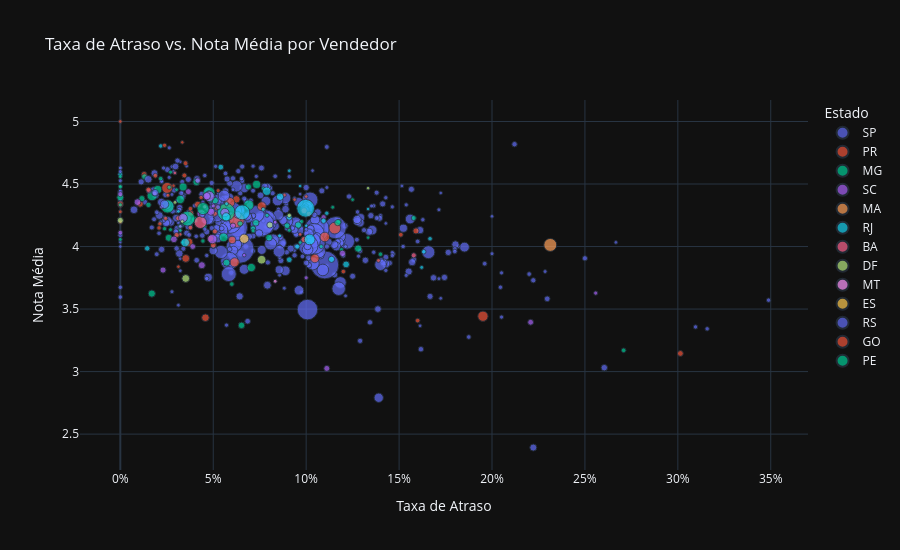

The notebook cell this image was saved under:
### Markdown cell above
## 6. Correlação: Taxa de Atraso vs. Nota Média

Vendedores com altas taxas de atraso tendem a ter notas piores?

### Code cell
fig = px.scatter(
    sellers_vol,
    x="delay_rate",
    y="avg_review",
    size="total_orders",
    color="seller_state",
    hover_data=["seller_id", "total_orders", "total_revenue"],
    labels={
        "delay_rate": "Taxa de Atraso",
        "avg_review": "Nota Média",
        "total_orders": "Total de Pedidos",
        "seller_state": "Estado",
    },
    title="Taxa de Atraso vs. Nota Média por Vendedor",
    template="plotly_dark",
    height=550,
)
fig.update_layout(xaxis_tickformat=".0%")
fig.show()

### Figure 1 — Plotly figure (JSON) as saved in the notebook; plotly's stock layout.template omitted (floating-point values rounded to 4 significant figures; data arrays with more than 128 entries replaced by an {"elided": "..."} marker saying what was removed)
{"data": [{"customdata": {"elided": "412x3 mixed values"}, "hovertemplate": "Estado=SP<br>Taxa de Atraso=%{x}<br>Nota Média=%{y}<br>Total de Pedidos=%{customdata[1]}<br>seller_id=%{customdata[0]}<br>total_revenue=%{customdata[2]}<extra></extra>", "legendgroup": "SP", "marker": {"color": "#636efa", "size": {"elided": "412 int values"}, "sizemode": "area", "sizeref": 4.635, "symbol": "circle"}, "mode": "markers", "name": "SP", "orientation": "v", "showlegend": true, "type": "scatter", "x": {"elided": "412 float values"}, "xaxis": "x", "y": {"elided": "412 float values"}, "yaxis": "y"}, {"customdata": {"elided": "58x3 mixed values"}, "hovertemplate": "Estado=PR<br>Taxa de Atraso=%{x}<br>Nota Média=%{y}<br>Total de Pedidos=%{customdata[1]}<br>seller_id=%{customdata[0]}<br>total_revenue=%{customdata[2]}<extra></extra>", "legendgroup": "PR", "marker": {"color": "#EF553B", "size": [78, 248, 51, 88, 54, 38, 50, 320, 216, 174, 70, 30, 91, 92, 32, 32, 36, 187, 533, 129, 199, 136, 238, 73, 78, 60, 61, 87, 103, 136, 46, 98, 79, 55, 164, 142, 58, 30, 31, 32, 64, 68, 35, 39, 278, 43, 47, 48, 54, 79, 97, 34, 31, 92, 36, 44, 33, 46], "sizemode": "area", "sizeref": 4.635, "symbol": "circle"}, "mode": "markers", "name": "PR", "orientation": "v", "showlegend": true, "type": "scatter", "x": [0.3014, 0.1951, 0.16, 0.1591, 0.1509, 0.1389, 0.12, 0.1154, 0.11, 0.1047, 0.1014, 0.1, 0.0989, 0.0989, 0.09677, 0.09375, 0.08824, 0.07609, 0.06262, 0.0625, 0.06154, 0.06015, 0.05882, 0.05556, 0.05195, 0.05085, 0.05085, 0.05, 0.04854, 0.0458, 0.04348, 0.04167, 0.03797, 0.03774, 0.03681, 0.03521, 0.03448, 0.03333, 0.03226, 0.03125, 0.03125, 0.0303, 0.02857, 0.02564, 0.02518, 0.02439, 0.02128, 0.02083, 0.01887, 0.01282, 0.01064, 0.0, 0.0, 0.0, 0.0, 0.0, 0.0, 0.0], "xaxis": "x", "y": [3.145, 3.443, 3.408, 4.125, 4.094, 3.889, 3.8, 4.147, 4.077, 3.905, 4.261, 4.4, 4.287, 4.056, 4.097, 4.375, 4.412, 4.322, 4.213, 4.378, 3.874, 4.053, 4.352, 4.314, 4.312, 4.263, 4.121, 4.013, 4.064, 3.431, 4.391, 4.337, 4.266, 4.151, 4.034, 3.905, 4.569, 4.833, 4.097, 3.839, 4.227, 4.091, 4.486, 4.41, 4.469, 4.225, 4.181, 4.149, 4.566, 4.577, 4.34, 4.324, 4.484, 4.341, 4.278, 4.409, 5.0, 4.196], "yaxis": "y"}, {"customdata": {"elided": "67x3 mixed values"}, "hovertemplate": "Estado=MG<br>Taxa de Atraso=%{x}<br>Nota Média=%{y}<br>Total de Pedidos=%{customdata[1]}<br>seller_id=%{customdata[0]}<br>total_revenue=%{customdata[2]}<extra></extra>", "legendgroup": "MG", "marker": {"color": "#00cc96", "size": [52, 60, 50, 30, 125, 32, 43, 51, 94, 35, 39, 42, 33, 98, 35, 78, 106, 40, 39, 151, 98, 62, 42, 158, 247, 89, 99, 62, 52, 108, 718, 182, 99, 64, 338, 43, 44, 46, 45, 124, 101, 509, 149, 33, 62, 31, 164, 33, 37, 38, 41, 116, 406, 44, 49, 149, 237, 121, 68, 77, 87, 40, 31, 44, 114, 36, 40], "sizemode": "area", "sizeref": 4.635, "symbol": "circle"}, "mode": "markers", "name": "MG", "orientation": "v", "showlegend": true, "type": "scatter", "x": [0.2708, 0.1579, 0.14, 0.1333, 0.128, 0.125, 0.119, 0.1176, 0.117, 0.1143, 0.1081, 0.09756, 0.09677, 0.09574, 0.09091, 0.08974, 0.08, 0.07895, 0.07692, 0.07333, 0.07292, 0.07143, 0.07143, 0.07051, 0.06911, 0.06897, 0.06522, 0.06452, 0.06, 0.05714, 0.05698, 0.05556, 0.05102, 0.04839, 0.04776, 0.04762, 0.04545, 0.04444, 0.04444, 0.04098, 0.04, 0.03607, 0.03378, 0.03333, 0.03226, 0.03226, 0.03226, 0.0303, 0.02703, 0.02703, 0.02632, 0.02609, 0.02538, 0.02381, 0.02174, 0.02013, 0.01709, 0.01695, 0.01515, 0.01299, 0.01163, 0.0, 0.0, 0.0, 0.0, 0.0, 0.0], "xaxis": "x", "y": [3.17, 4.228, 3.939, 4.071, 3.984, 4.375, 3.976, 4.2, 4.191, 4.314, 4.0, 4.2, 4.032, 4.172, 4.129, 4.167, 4.071, 4.25, 4.462, 4.497, 4.189, 4.145, 4.125, 3.832, 4.332, 4.477, 3.37, 4.183, 3.7, 3.871, 4.276, 4.073, 4.367, 4.371, 4.43, 4.429, 4.159, 4.273, 4.044, 4.516, 4.214, 4.224, 4.476, 4.033, 4.161, 4.129, 4.377, 4.455, 4.595, 4.135, 4.474, 4.07, 4.321, 4.143, 4.543, 4.456, 4.407, 3.624, 4.333, 4.558, 4.384, 4.564, 4.484, 4.477, 4.393, 4.057, 4.333], "yaxis": "y"}, {"customdata": [["ef990a83bbea832f36ebe81376335aa8", 43, 4643.0], ["712e6ed8aa4aa1fa65dab41fed5737e4", 79, 39820.0], ["04308b1ee57b6625f47df1d56f00eedf", 94, 60130.0], ["972d0f9cf61b499a4812cf0bfa3ad3c4", 83, 8089.0], ["ce248b21cb2adc36282ede306b7660e5", 65, 15230.0], ["1ce3ae5a399804d1a87e706f8a813c3e", 40, 2563.0], ["32b8764b4ef628b53608fc34011fcc13", 36, 8884.0], ["2a6fbeaa7ab9e5d59a35841a8da71ce4", 30, 1633.0], ["1b4c3a6f53068f0b6944d2d005c9fc89", 113, 14760.0], ["8cbac7e12637ed9cffa18c7875207478", 67, 2991.0], ["1a3df491d1c4f1589fc2b934ada68bf2", 167, 23300.0], ["83deb69e889cf80f82be1dc6d5f2d486", 40, 5363.0], ["7178f9f4dd81dcef02f62acdf8151e01", 203, 37070.0], ["7008613ea464bad5cb9b83456e1e6a8f", 127, 7777.0], ["a3a38f4affed601eb87a97788c949667", 254, 26530.0], ["aafe36600ce604f205b86b5084d3d767", 129, 9251.0], ["c33847515fa6305ce6feb1e818569f13", 114, 15520.0], ["669ae81880e08f269a64487cfb287169", 162, 13250.0], ["9de4643a8dbde634fe55621059d92273", 72, 17560.0], ["dfa0c4c6229ab200a4a1336b4d7128ff", 77, 4777.0], ["eeb6de78f79159600292e314a77cbd18", 83, 43740.0], ["86ccac0b835037332a596a33b6949ee1", 180, 16620.0], ["4917cee8d902e13428c3ec4b1ca6f315", 33, 5422.0], ["aaed1309374718fdd995ee4c58c9dfcd", 105, 9377.0], ["609e1a9a6c2539919b8205cf7c4e6ff0", 87, 6595.0], ["b8bc237ba3788b23da09c0f1f3a3288c", 45, 13690.0], ["8ae520247981aa06bc94abddf5f46d34", 65, 16320.0], ["8c16d1f32a54d92897cc437244442e1b", 108, 5643.0], ["57e632711dec9ec14ca7546769483e7e", 62, 6350.0], ["fa1a9dec3a9940c072684a46728bf1fc", 55, 6674.0]], "hovertemplate": "Estado=SC<br>Taxa de Atraso=%{x}<br>Nota Média=%{y}<br>Total de Pedidos=%{customdata[1]}<br>seller_id=%{customdata[0]}<br>total_revenue=%{customdata[2]}<extra></extra>", "legendgroup": "SC", "marker": {"color": "#ab63fa", "size": [43, 79, 94, 83, 65, 40, 36, 30, 113, 67, 167, 40, 203, 127, 254, 129, 114, 162, 72, 77, 83, 180, 33, 105, 87, 45, 65, 108, 62, 55], "sizemode": "area", "sizeref": 4.635, "symbol": "circle"}, "mode": "markers", "name": "SC", "orientation": "v", "showlegend": true, "type": "scatter", "x": [0.2558, 0.2208, 0.1196, 0.1111, 0.1094, 0.1, 0.08333, 0.06667, 0.06306, 0.06061, 0.05625, 0.05, 0.0495, 0.04878, 0.04781, 0.04651, 0.04386, 0.04348, 0.04167, 0.03896, 0.03659, 0.03371, 0.03226, 0.02885, 0.02299, 0.02222, 0.01538, 0.009259, 0.0, 0.0], "xaxis": "x", "y": [3.628, 3.395, 3.946, 3.025, 4.234, 3.75, 4.194, 3.931, 4.255, 4.167, 4.272, 4.325, 4.06, 4.279, 4.402, 4.403, 3.851, 4.263, 4.528, 4.0, 4.439, 4.229, 4.161, 4.058, 3.812, 4.318, 4.446, 4.355, 4.419, 4.111], "yaxis": "y"}, {"customdata": [["06a2c3af7b3aee5d69171b0e14f0ee87", 392, 36410.0]], "hovertemplate": "Estado=MA<br>Taxa de Atraso=%{x}<br>Nota Média=%{y}<br>Total de Pedidos=%{customdata[1]}<br>seller_id=%{customdata[0]}<br>total_revenue=%{customdata[2]}<extra></extra>", "legendgroup": "MA", "marker": {"color": "#FFA15A", "size": [392], "sizemode": "area", "sizeref": 4.635, "symbol": "circle"}, "mode": "markers", "name": "MA", "orientation": "v", "showlegend": true, "type": "scatter", "x": [0.2314], "xaxis": "x", "y": [4.013], "yaxis": "y"}, {"customdata": [["8b9d6eec4a7eb7d0f9d579ce0b38324d", 49, 4233.0], ["abe42c5d03695b4257b5c6cbf4e6784e", 50, 17160.0], ["3c03b12bab54d8b37d79d914bfdb1aa0", 37, 4236.0], ["b74d1c09cb380e1d03a6f859c6f4224b", 31, 2222.0], ["b1fc4f64df5a0e8b6913ab38803c57a9", 107, 7995.0], ["f84a00e60c73a49e7e851c9bdca3a5bb", 90, 5950.0], ["382229d1e840115ffe3dbf5ff460e417", 46, 4097.0], ["056b4ada5bbc2c50cc7842547dda6b51", 65, 12330.0], ["634964b17796e64304cadf1ad3050fb7", 268, 39470.0], ["2bf6a2c1e71bbd29a4ad64e6d3c3629f", 30, 50630.0], ["620c87c171fb2a6dd6e8bb4dec959fc6", 740, 114800.0], ["cd6efc47efaabf134f8bdb654e10b4f1", 31, 4159.0], ["8e8a7ce9f2f970dc00e2acf6f6e199f6", 65, 9101.0], ["70c27847eca8195c983ed7e798c56743", 77, 12080.0], ["1caf283236cd69af44cbc09a0a1e7d32", 33, 917.6], ["d05ae8f7a5bd1d2a690a44cd079e4e27", 78, 13440.0], ["ef0ace09169ac090589d85746e3e036f", 129, 16220.0], ["6b3bd31ad8fcda4b2635ec9f3ff2ecdf", 36, 4199.0], ["edb1ef5e36e0c8cd84eb3c9b003e486d", 166, 79280.0], ["b94cc9f10ddc85e4ba73a6f7974e7101", 39, 25350.0], ["46dc3b2cc0980fb8ec44634e21d2718e", 521, 128100.0], ["240b9776d844d37535668549a396af32", 36, 13590.0], ["537eb890efff034a88679788b647c564", 160, 4680.0], ["516e7738bd8f735ac19a010ee5450d8d", 76, 6643.0], ["95e03ca3d4146e4011985981aeb959b9", 175, 11010.0], ["fad44952713764836814be105382aee5", 32, 5129.0], ["83e197e95a1bbabc8c75e883ed016c47", 47, 6694.0], ["822166ed1e47908f7cfb49946d03c726", 69, 3715.0], ["e882b2a25a10b9c057cc49695f222c19", 57, 51060.0]], "hovertemplate": "Estado=RJ<br>Taxa de Atraso=%{x}<br>Nota Média=%{y}<br>Total de Pedidos=%{customdata[1]}<br>seller_id=%{customdata[0]}<br>total_revenue=%{customdata[2]}<extra></extra>", "legendgroup": "RJ", "marker": {"color": "#19d3f3", "size": [49, 50, 37, 31, 107, 90, 46, 65, 268, 30, 740, 31, 65, 77, 33, 78, 129, 36, 166, 39, 521, 36, 160, 76, 175, 32, 47, 69, 57], "sizemode": "area", "sizeref": 4.635, "symbol": "circle"}, "mode": "markers", "name": "RJ", "orientation": "v", "showlegend": true, "type": "scatter", "x": [0.1667, 0.1633, 0.1622, 0.1333, 0.1215, 0.1136, 0.1111, 0.1094, 0.1019, 0.1, 0.09972, 0.09677, 0.09524, 0.09091, 0.09091, 0.09091, 0.08594, 0.08571, 0.07879, 0.07692, 0.06561, 0.05714, 0.05696, 0.05405, 0.03488, 0.03125, 0.02174, 0.01449, 0.0], "xaxis": "x", "y": [4.062, 3.958, 3.833, 4.3, 3.857, 3.898, 4.267, 4.206, 4.057, 4.167, 4.306, 4.484, 4.0, 4.234, 4.606, 3.895, 4.398, 4.086, 4.442, 4.297, 4.274, 4.343, 4.237, 4.635, 4.032, 4.281, 4.804, 3.985, 4.579], "yaxis": "y"}, {"customdata": [["75d34ebb1bd0bd7dde40dd507b8169c3", 62, 15050.0], ["53243585a1d6dc2643021fd1853d8905", 358, 222800.0], ["a3dd39f583bc80bd8c5901c95878921e", 34, 4608.0]], "hovertemplate": "Estado=BA<br>Taxa de Atraso=%{x}<br>Nota Média=%{y}<br>Total de Pedidos=%{customdata[1]}<br>seller_id=%{customdata[0]}<br>total_revenue=%{customdata[2]}<extra></extra>", "legendgroup": "BA", "marker": {"color": "#FF6692", "size": [62, 358, 34], "sizemode": "area", "sizeref": 4.635, "symbol": "circle"}, "mode": "markers", "name": "BA", "orientation": "v", "showlegend": true, "type": "scatter", "x": [0.1579, 0.0431, 0.02941], "xaxis": "x", "y": [3.93, 4.194, 4.588], "yaxis": "y"}, {"customdata": [["e38db885400cd35c71dfd162f2c1dbcf", 30, 2067.0], ["432c37c9dfba871172ec162e20118b8c", 46, 2969.0], ["bd0389da23d89b726abf911cccc54596", 87, 7472.0], ["5656537e588803a555b8eb41f07a944b", 174, 8066.0], ["44073f8b7e41514de3b7815dd0237f4f", 144, 18730.0], ["3c487ae8f8d7542beff5788e2e0aea83", 30, 9386.0], ["42bde9fef835393bb8a8849cb6b7f245", 35, 7703.0], ["f3b80352b986ab4d1057a4b724be19d0", 87, 10510.0]], "hovertemplate": "Estado=DF<br>Taxa de Atraso=%{x}<br>Nota Média=%{y}<br>Total de Pedidos=%{customdata[1]}<br>seller_id=%{customdata[0]}<br>total_revenue=%{customdata[2]}<extra></extra>", "legendgroup": "DF", "marker": {"color": "#B6E880", "size": [30, 46, 87, 174, 144, 30, 35, 87], "sizemode": "area", "sizeref": 4.635, "symbol": "circle"}, "mode": "markers", "name": "DF", "orientation": "v", "showlegend": true, "type": "scatter", "x": [0.1333, 0.09091, 0.08046, 0.07602, 0.03521, 0.03333, 0.02941, 0.0], "xaxis": "x", "y": [4.467, 4.25, 4.172, 3.895, 3.745, 4.2, 4.353, 4.209], "yaxis": "y"}, {"customdata": [["99002261c568a84cce14d43fcffb43ea", 36, 4088.0], ["abcd2cb37d46c2c8fb1bf071c859fc5b", 45, 4880.0], ["2dee2ce60de9709b1a24083217181a1f", 54, 7784.0]], "hovertemplate": "Estado=MT<br>Taxa de Atraso=%{x}<br>Nota Média=%{y}<br>Total de Pedidos=%{customdata[1]}<br>seller_id=%{customdata[0]}<br>total_revenue=%{customdata[2]}<extra></extra>", "legendgroup": "MT", "marker": {"color": "#FF97FF", "size": [36, 45, 54], "sizemode": "area", "sizeref": 4.635, "symbol": "circle"}, "mode": "markers", "name": "MT", "orientation": "v", "showlegend": true, "type": "scatter", "x": [0.08333, 0.04545, 0.01852], "xaxis": "x", "y": [3.722, 4.318, 4.426], "yaxis": "y"}, {"customdata": [["001cca7ae9ae17fb1caed9dfb1094831", 200, 25080.0]], "hovertemplate": "Estado=ES<br>Taxa de Atraso=%{x}<br>Nota Média=%{y}<br>Total de Pedidos=%{customdata[1]}<br>seller_id=%{customdata[0]}<br>total_revenue=%{customdata[2]}<extra></extra>", "legendgroup": "ES", "marker": {"color": "#FECB52", "size": [200], "sizemode": "area", "sizeref": 4.635, "symbol": "circle"}, "mode": "markers", "name": "ES", "orientation": "v", "showlegend": true, "type": "scatter", "x": [0.06667], "xaxis": "x", "y": [4.062], "yaxis": "y"}, {"customdata": [["87142160b41353c4e5fca2360caf6f92", 305, 31100.0], ["dc317f341ab0e22f39acbd9dbf9b4a1f", 55, 18990.0], ["05ff92fedb5be47920fea08e501238b9", 59, 21990.0], ["b32be1695eb7ec5f10f72d9610a12527", 45, 26870.0], ["94144541854e298c2d976cb893b81343", 68, 17290.0], ["062ce95fa2ad4dfaedfc79260130565f", 55, 7521.0], ["ac3508719a1d8f5b7614b798f70af136", 103, 12780.0], ["d98eec89afa3380e14463da2aabaea72", 168, 6969.0], ["33a17d60c64393351ebf1ef860f4e0f2", 43, 8152.0], ["06e5eefc71ec47ae763c5c6f8db7064f", 92, 22190.0], ["b1a81260566c1bac3114a6d124413f27", 51, 8685.0], ["612170e34b97004b3ba37eae81836b4c", 107, 23070.0], ["12b9676b00f60f3b700e83af21824c0e", 135, 26770.0], ["b1ac6ea7895bc3dd6f0f6f4abbdd2821", 40, 3139.0], ["6338ea67c41078a46ad99cc009654956", 37, 2286.0]], "hovertemplate": "Estado=RS<br>Taxa de Atraso=%{x}<br>Nota Média=%{y}<br>Total de Pedidos=%{customdata[1]}<br>seller_id=%{customdata[0]}<br>total_revenue=%{customdata[2]}<extra></extra>", "legendgroup": "RS", "marker": {"color": "#636efa", "size": [305, 55, 59, 45, 68, 55, 103, 168, 43, 92, 51, 107, 135, 40, 37], "sizemode": "area", "sizeref": 4.635, "symbol": "circle"}, "mode": "markers", "name": "RS", "orientation": "v", "showlegend": true, "type": "scatter", "x": [0.05574, 0.05455, 0.05263, 0.04545, 0.04412, 0.03704, 0.0297, 0.02381, 0.02326, 0.02222, 0.01961, 0.01869, 0.01504, 0.0, 0.0], "xaxis": "x", "y": [4.406, 4.145, 4.316, 4.14, 4.254, 4.093, 4.64, 4.338, 4.628, 3.977, 4.275, 4.43, 4.538, 4.526, 4.6], "yaxis": "y"}, {"customdata": [["75fbb52eda0cbc24f479d3b2fbfa8d3e", 40, 1131.0], ["750303a20e9c56b2a6bc45cdce0b897d", 54, 8085.0], ["376a891762bbdecbc02b4b6adec3fdda", 57, 6406.0], ["b410bdd36d5db7a65dcd42b7ead933b8", 44, 7727.0], ["9d5a9018aee56acb367ba9c3f05d1d6a", 67, 10290.0]], "hovertemplate": "Estado=GO<br>Taxa de Atraso=%{x}<br>Nota Média=%{y}<br>Total de Pedidos=%{customdata[1]}<br>seller_id=%{customdata[0]}<br>total_revenue=%{customdata[2]}<extra></extra>", "legendgroup": "GO", "marker": {"color": "#EF553B", "size": [40, 54, 57, 44, 67], "sizemode": "area", "sizeref": 4.635, "symbol": "circle"}, "mode": "markers", "name": "GO", "orientation": "v", "showlegend": true, "type": "scatter", "x": [0.05263, 0.03774, 0.03509, 0.02381, 0.01515], "xaxis": "x", "y": [4.447, 4.302, 4.667, 4.81, 4.455], "yaxis": "y"}, {"customdata": [["de722cd6dad950a92b7d4f82673f8833", 339, 55430.0], ["e49c26c3edfa46d227d5121a6b6e4d37", 35, 3654.0]], "hovertemplate": "Estado=PE<br>Taxa de Atraso=%{x}<br>Nota Média=%{y}<br>Total de Pedidos=%{customdata[1]}<br>seller_id=%{customdata[0]}<br>total_revenue=%{customdata[2]}<extra></extra>", "legendgroup": "PE", "marker": {"color": "#00cc96", "size": [339, 35], "sizemode": "area", "sizeref": 4.635, "symbol": "circle"}, "mode": "markers", "name": "PE", "orientation": "v", "showlegend": true, "type": "scatter", "x": [0.04451, 0.0], "xaxis": "x", "y": [4.304, 4.559], "yaxis": "y"}], "layout": {"height": 550, "legend": {"itemsizing": "constant", "title": {"text": "Estado"}, "tracegroupgap": 0}, "title": {"text": "Taxa de Atraso vs. Nota Média por Vendedor"}, "xaxis": {"anchor": "y", "domain": [0.0, 1.0], "tickformat": ".0%", "title": {"text": "Taxa de Atraso"}}, "yaxis": {"anchor": "x", "domain": [0.0, 1.0], "title": {"text": "Nota Média"}}}}
